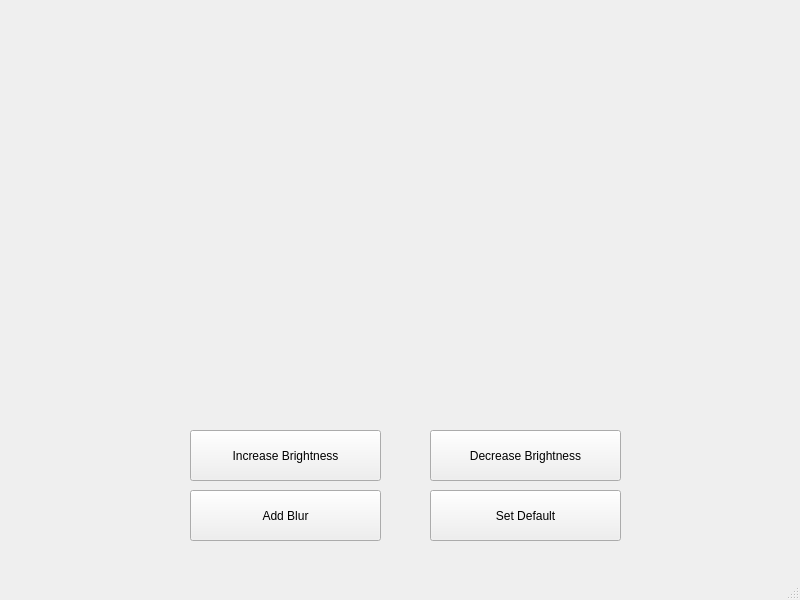
<?xml version="1.0" encoding="UTF-8"?>
<ui version="4.0">
 <class>MainWindow</class>
 <widget class="QMainWindow" name="MainWindow">
  <property name="geometry">
   <rect>
    <x>0</x>
    <y>0</y>
    <width>800</width>
    <height>600</height>
   </rect>
  </property>
  <property name="windowTitle">
   <string>MainWindow</string>
  </property>
  <widget class="QWidget" name="centralwidget">
   <widget class="QLabel" name="label_image">
    <property name="geometry">
     <rect>
      <x>90</x>
      <y>40</y>
      <width>600</width>
      <height>351</height>
     </rect>
    </property>
    <property name="text">
     <string/>
    </property>
   </widget>
   <widget class="QPushButton" name="increase_brightness">
    <property name="geometry">
     <rect>
      <x>190</x>
      <y>430</y>
      <width>191</width>
      <height>51</height>
     </rect>
    </property>
    <property name="text">
     <string>Increase Brightness</string>
    </property>
   </widget>
   <widget class="QPushButton" name="decrease_brightness">
    <property name="geometry">
     <rect>
      <x>430</x>
      <y>430</y>
      <width>191</width>
      <height>51</height>
     </rect>
    </property>
    <property name="text">
     <string>Decrease Brightness</string>
    </property>
   </widget>
   <widget class="QPushButton" name="add_blur">
    <property name="geometry">
     <rect>
      <x>190</x>
      <y>490</y>
      <width>191</width>
      <height>51</height>
     </rect>
    </property>
    <property name="text">
     <string>Add Blur</string>
    </property>
   </widget>
   <widget class="QPushButton" name="set_default">
    <property name="geometry">
     <rect>
      <x>430</x>
      <y>490</y>
      <width>191</width>
      <height>51</height>
     </rect>
    </property>
    <property name="text">
     <string>Set Default</string>
    </property>
   </widget>
  </widget>
  <widget class="QMenuBar" name="menubar">
   <property name="geometry">
    <rect>
     <x>0</x>
     <y>0</y>
     <width>800</width>
     <height>20</height>
    </rect>
   </property>
  </widget>
  <widget class="QStatusBar" name="statusbar"/>
 </widget>
 <resources/>
 <connections/>
</ui>
